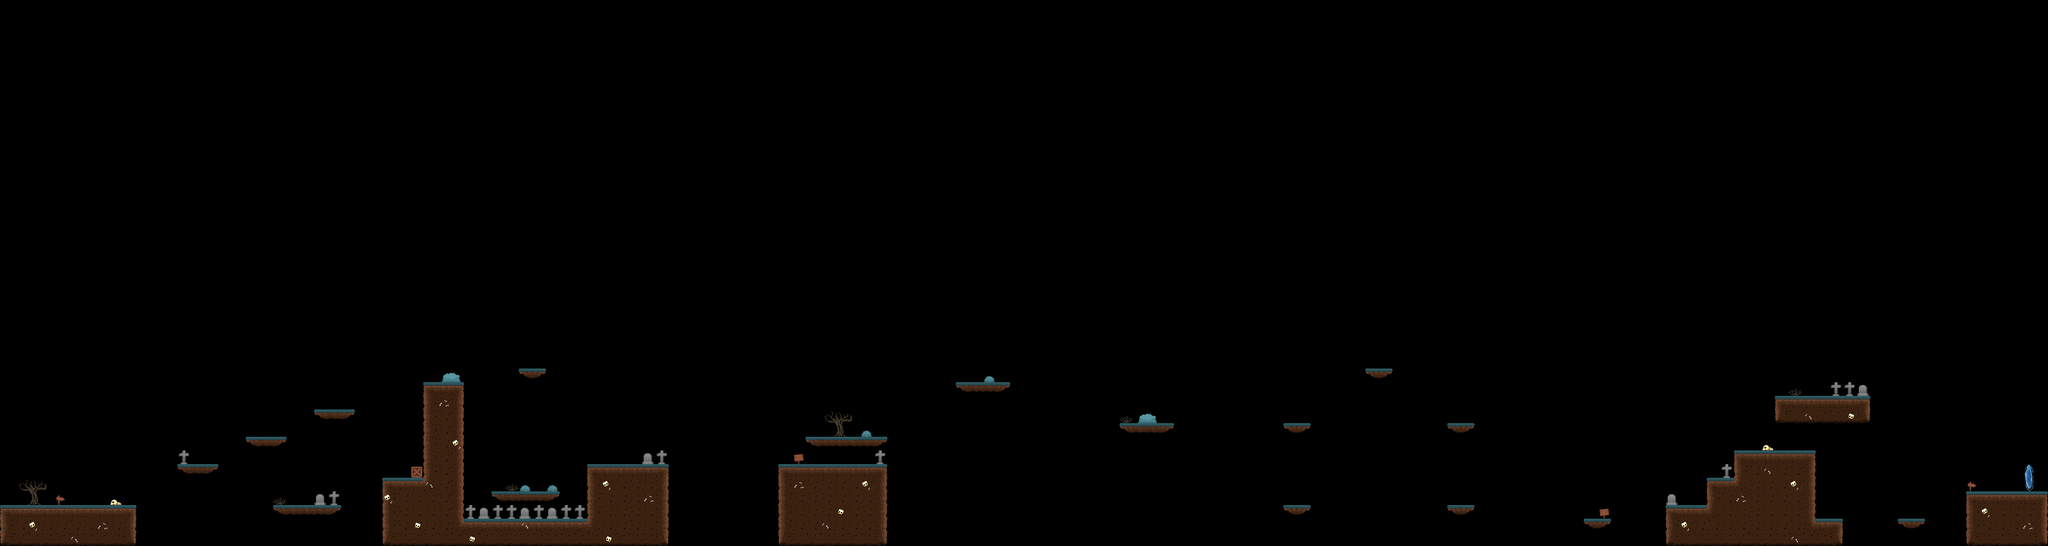

A level layout from a 2D game, rendered from its tile map. Below: a short description, then the map file with tile-grid data replaced by summaries:
An orthogonal 150x40 tile map with 32x32 px tiles, 2 tile layers (Platforms, Details) and 48 objects (31x Collider, 15x Death, Level, Checkpoint).

<map version="1.2" tiledversion="1.2.5" orientation="orthogonal" renderorder="right-down" width="150" height="40" tilewidth="32" tileheight="32" infinite="0" nextlayerid="4" nextobjectid="60">
 <tileset firstgid="1" name="Tile" tilewidth="32" tileheight="32" tilecount="78" columns="13">
  <image source="Tile.png" width="416" height="192" />
 </tileset>
 <layer id="1" name="Platforms" width="150" height="40">
  <properties>
   <property name="Navigation" type="int" value="1" />
  </properties>
  <data>[6000 cells, 355 non-empty, 17 distinct tile ids]</data>
 </layer>
 <layer id="3" name="Details" width="150" height="40">
  <properties>
   <property name="Navigation" type="int" value="0" />
  </properties>
  <data>[6000 cells, 86 non-empty, 21 distinct tile ids]</data>
 </layer>
 <objectgroup id="2" name="Colliders">
  <object id="1" type="Collider" x="-0.331666" y="1185.67" width="318" height="94" />
  <object id="2" type="Collider" x="415.669" y="1089.67" width="96" height="11.3333" />
  <object id="3" type="Collider" x="575.002" y="1025.67" width="96" height="12.6667" />
  <object id="4" type="Collider" x="735.669" y="961.667" width="95.3333" height="12.6667" />
  <object id="5" type="Collider" x="639.669" y="1184.33" width="158.667" height="14" />
  <object id="6" type="Collider" x="895.002" y="1121" width="97.3333" height="159.333" />
  <object id="7" type="Collider" x="991.002" y="897.667" width="94.6667" height="382.667" />
  <object id="8" type="Collider" x="1215.67" y="865" width="63.3333" height="13.3333" />
  <object id="9" type="Collider" x="1151.67" y="1153" width="159.333" height="11.3333" />
  <object id="10" type="Collider" x="1086.33" y="1217.67" width="288.667" height="62.6667" />
  <object id="11" type="Collider" x="1375.67" y="1090.33" width="191.333" height="190" />
  <object id="12" type="Collider" x="1823.67" y="1089" width="254.667" height="191.333" />
  <object id="13" type="Collider" x="1887.67" y="1025" width="190.667" height="13.3333" />
  <object id="14" type="Collider" x="2239" y="897.667" width="127.333" height="12.6667" />
  <object id="15" type="Collider" x="2623.67" y="993" width="126.667" height="12.6667" />
  <object id="16" type="Collider" x="3007" y="993" width="64" height="11.3333" />
  <object id="17" type="Collider" x="3007.67" y="1185" width="63.3333" height="14" />
  <object id="18" type="Collider" x="3199" y="865.667" width="64" height="12" />
  <object id="19" type="Collider" x="3391.67" y="993" width="62.6667" height="13.3333" />
  <object id="20" type="Collider" x="3391.67" y="1185.67" width="62.6667" height="13.3333" />
  <object id="21" type="Collider" x="3711.67" y="1217.67" width="63.3333" height="12" />
  <object id="22" type="Collider" x="3903" y="1185.67" width="95.3333" height="95.3333" />
  <object id="23" type="Collider" x="3999.67" y="1121" width="64" height="159.333" />
  <object id="24" type="Collider" x="4063.67" y="1057.67" width="190.667" height="222.667" />
  <object id="25" type="Collider" x="4256.33" y="1217" width="62.6667" height="63.3333" />
  <object id="26" type="Collider" x="4159.67" y="929.667" width="222.667" height="61.3333" />
  <object id="27" type="Collider" x="4446.33" y="1217" width="64" height="13.3333" />
  <object id="28" type="Collider" x="4608.33" y="1153" width="190" height="126.667" />
  <object id="29" type="Death" x="313.002" y="1266" width="590" height="21" />
  <object id="30" type="Death" x="1080" y="1184.67" width="303" height="36.3333" />
  <object id="31" type="Death" x="1563" y="1265" width="265" height="20" />
  <object id="32" type="Death" x="2073" y="1264" width="1838" height="22" />
  <object id="33" type="Death" x="4315" y="1267" width="301" height="20" />
  <object id="34" type="Collider" x="4790.91" y="-15.1515" width="21.2121" height="1303.03" />
  <object id="35" type="Level" x="4737.33" y="1089.33" width="52" height="60" />
  <object id="36" type="Collider" x="-14.6667" y="-9.33333" width="22.6667" height="1300" />
  <object id="37" type="Death" x="419.333" y="1056" width="21.3333" height="32.6667" />
  <object id="40" type="Death" x="769.333" y="1152.67" width="22" height="30" />
  <object id="43" type="Collider" x="964" y="1094" width="26.6667" height="27.3333" />
  <object id="45" type="Death" x="1538" y="1056.67" width="22" height="33.3333" />
  <object id="46" type="Death" x="1506.67" y="1062" width="24.6667" height="25.3333" />
  <object id="47" type="Death" x="2050.67" y="1056.67" width="21.3333" height="31.3333" />
  <object id="52" type="Death" x="3907.33" y="1156.67" width="24" height="27.3333" />
  <object id="53" type="Death" x="4036.67" y="1089.33" width="20" height="30" />
  <object id="55" type="Death" x="4292.67" y="896.667" width="52" height="32" />
  <object id="56" type="Death" x="4352" y="903.333" width="25.3333" height="24.6667" />
  <object id="58" type="Death" x="740" y="1157" width="22" height="25" />
  <object id="59" type="Checkpoint" x="1921" y="961" width="95" height="64" />
 </objectgroup>
</map>
